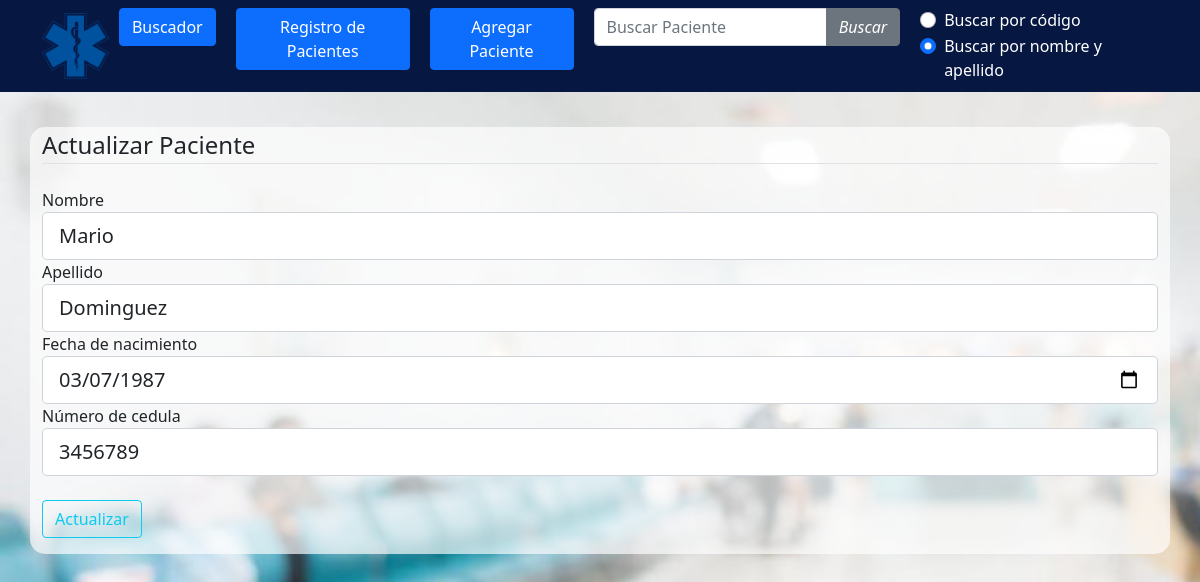
/actualizar/2, run on the app's committed database.
### website/models.py (models this page shows, shortened)
class Paciente(db.Model, UserMixin):
    id = db.Column(db.Integer, primary_key=True)
    nombre = db.Column(db.String(20), nullable=False)
    apellido = db.Column(db.String(120), nullable=False)
    fecha_nac = db.Column(db.Date, nullable=False)
    num_ci = db.Column(db.String(20), nullable=False)
    signos_vit = db.relationship(
        "Signos", backref="paciente", lazy=True
    )  # mayus post porque se refiere a la clase

### website/routes.py (the view)
@routes.route("/actualizar/<id>", methods=["GET", "POST"])
def actualizar(id):
    paciente = Paciente.query.get(id)
    form = ActualizarPaciente()
    if form.validate_on_submit():
        paciente.nombre = (form.nombre.data).capitalize()
        paciente.apellido = (form.apellido.data).capitalize()
        paciente.fecha_nac = form.fecha_nac.data
        paciente.num_ci = form.num_ci.data
        db.session.commit()
        flash("El paciente fue actualizado!", "success")
        return redirect(url_for("routes.ficha_pac", id=paciente.id))
    elif request.method == "GET":
        form.nombre.data = paciente.nombre
        form.apellido.data = paciente.apellido
        form.fecha_nac.data = paciente.fecha_nac
        form.num_ci.data = paciente.num_ci
    return render_template(
        "actualizar.html", title="actualizar", paciente=paciente, form=form
    )

### website/forms.py (shortened to what this page needs)
class ActualizarPaciente(FlaskForm):
    nombre = StringField("Nombre", validators=[DataRequired(), Length(min=2, max=20)])
    apellido = StringField(
        "Apellido", validators=[DataRequired(), Length(min=2, max=20)]
    )
    fecha_nac = DateField("Fecha de nacimiento", validators=[DataRequired()])
    num_ci = StringField(
        "Número de cedula", validators=[DataRequired(), Length(min=6, max=8)]
    )
    registrar = SubmitField("Actualizar")

### website/templates/actualizar.html (shortened to what this page needs)
{% extends "base.html" %} {% block content %}
<div class="content-section">
  <form method="POST" action="">
    <fieldset class="form-group">
      <legend class="border-bottom mb-4">Actualizar Paciente</legend>
      <div class="form-group">
        {{ form.nombre.label(class="form-control-label") }} {% if
        form.nombre.errors %} {{ form.nombre(class="form-control form-control-lg
        is-invalid") }}
        <div class="invalid-feedback">
          {% for error in form.nombre.errors %}
          <span>{{ error }}</span>
          {% endfor %}
        </div>
        {% else %} {{ form.nombre(class="form-control form-control-lg") }} {%
        endif %}
      </div>
      <div class="form-group">
        {{ form.apellido.label(class="form-control-label") }} {% if
        form.apellido.errors %} {{ form.apellido(class="form-control
        form-control-lg is-invalid") }}
        <div class="invalid-feedback">
          {% for error in form.apellido.errors %}
          <span>{{ error }}</span>
          {% endfor %}
        </div>
        {% else %} {{ form.apellido(class="form-control form-control-lg") }} {%
        endif %}
      </div>
      <div class="form-group">
        {{ form.fecha_nac.label(class="form-control-label") }} {% if
        form.fecha_nac.errors %} {{ form.fecha_nac(class="form-control
        form-control-lg is-invalid") }}
        <div class="invalid-feedback">
          {% for error in form.fecha_nac.errors %}
          <span>{{ error }}</span>
          {% endfor %}
        </div>
        {% else %} {{ form.fecha_nac(class="form-control form-control-lg") }} {%
        endif %}
      </div>
      <div class="form-group">
        {{ form.num_ci.label(class="form-control-label") }} {% if
        form.num_ci.errors %} {{ form.num_ci(class="form-control form-control-lg
        is-invalid") }}
        <div class="invalid-feedback">
          {% for error in form.num_ci.errors %}
          <span>{{ error }}</span>
          {% endfor %}
        </div>
        {% else %} {{ form.num_ci(class="form-control form-control-lg") }} {%
        endif %}
      </div>
    </fieldset>
    <br />
    <div class="form-group">
      {{ form.registrar(class="btn btn-outline-info") }}
    </div>
  </form>
</div>
{% endblock content %}

### website/static/estilos.css (style rules this page uses)
body { background-image: url("fondo.jpeg"); background-size: cover; }

### data on the page
Paciente: nombre "Mario", apellido "Dominguez", fecha_nac "03/07/1987", num_ci "3456789"
